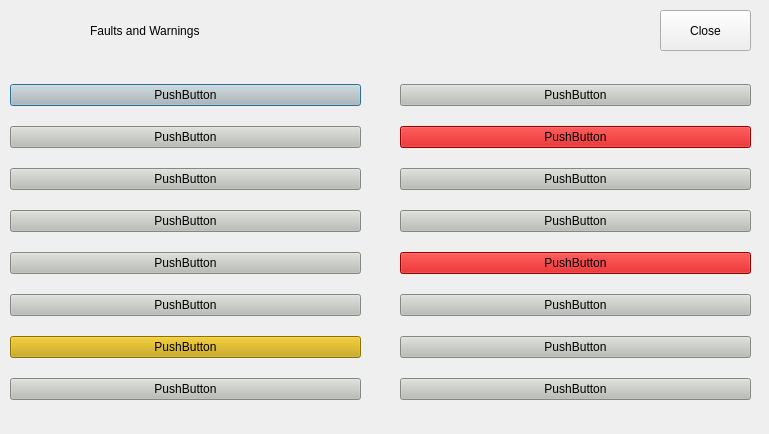
<?xml version="1.0" encoding="UTF-8"?>
<ui version="4.0">
 <class>FaultWindowDialog</class>
 <widget class="QDialog" name="FaultWindowDialog">
  <property name="windowModality">
   <enum>Qt::ApplicationModal</enum>
  </property>
  <property name="geometry">
   <rect>
    <x>0</x>
    <y>0</y>
    <width>769</width>
    <height>434</height>
   </rect>
  </property>
  <property name="windowTitle">
   <string/>
  </property>
  <property name="modal">
   <bool>true</bool>
  </property>
  <widget class="QLabel" name="l_faultlogo">
   <property name="geometry">
    <rect>
     <x>10</x>
     <y>0</y>
     <width>61</width>
     <height>71</height>
    </rect>
   </property>
   <property name="minimumSize">
    <size>
     <width>0</width>
     <height>0</height>
    </size>
   </property>
   <property name="styleSheet">
    <string notr="true">image: url(:/images/warning.png)</string>
   </property>
   <property name="text">
    <string/>
   </property>
  </widget>
  <widget class="QLabel" name="l_pagename">
   <property name="geometry">
    <rect>
     <x>90</x>
     <y>10</y>
     <width>291</width>
     <height>41</height>
    </rect>
   </property>
   <property name="contextMenuPolicy">
    <enum>Qt::PreventContextMenu</enum>
   </property>
   <property name="styleSheet">
    <string notr="true">font: 20pt &quot;Ubuntu&quot;;</string>
   </property>
   <property name="text">
    <string>Faults and Warnings</string>
   </property>
  </widget>
  <widget class="QWidget" name="verticalLayoutWidget">
   <property name="geometry">
    <rect>
     <x>10</x>
     <y>70</y>
     <width>351</width>
     <height>351</height>
    </rect>
   </property>
   <layout class="QVBoxLayout" name="verticalLayout">
    <item>
     <widget class="QPushButton" name="pushButton_2">
      <property name="styleSheet">
       <string notr="true">background-color: rgb(186, 189, 182)</string>
      </property>
      <property name="text">
       <string>PushButton</string>
      </property>
     </widget>
    </item>
    <item>
     <widget class="QPushButton" name="pushButton_4">
      <property name="styleSheet">
       <string notr="true">background-color: rgb(186, 189, 182)</string>
      </property>
      <property name="text">
       <string>PushButton</string>
      </property>
     </widget>
    </item>
    <item>
     <widget class="QPushButton" name="pushButton_6">
      <property name="styleSheet">
       <string notr="true">background-color: rgb(186, 189, 182)</string>
      </property>
      <property name="text">
       <string>PushButton</string>
      </property>
     </widget>
    </item>
    <item>
     <widget class="QPushButton" name="pushButton_7">
      <property name="styleSheet">
       <string notr="true">background-color: rgb(186, 189, 182)</string>
      </property>
      <property name="text">
       <string>PushButton</string>
      </property>
     </widget>
    </item>
    <item>
     <widget class="QPushButton" name="pushButton_5">
      <property name="styleSheet">
       <string notr="true">background-color: rgb(186, 189, 182)</string>
      </property>
      <property name="text">
       <string>PushButton</string>
      </property>
     </widget>
    </item>
    <item>
     <widget class="QPushButton" name="pushButton_9">
      <property name="styleSheet">
       <string notr="true">background-color: rgb(186, 189, 182)</string>
      </property>
      <property name="text">
       <string>PushButton</string>
      </property>
     </widget>
    </item>
    <item>
     <widget class="QPushButton" name="pushButton_8">
      <property name="styleSheet">
       <string notr="true">background-color: rgb(196, 160, 0)</string>
      </property>
      <property name="text">
       <string>PushButton</string>
      </property>
     </widget>
    </item>
    <item>
     <widget class="QPushButton" name="pushButton_3">
      <property name="styleSheet">
       <string notr="true">background-color: rgb(186, 189, 182)</string>
      </property>
      <property name="text">
       <string>PushButton</string>
      </property>
     </widget>
    </item>
   </layout>
  </widget>
  <widget class="QWidget" name="verticalLayoutWidget_2">
   <property name="geometry">
    <rect>
     <x>400</x>
     <y>70</y>
     <width>351</width>
     <height>351</height>
    </rect>
   </property>
   <layout class="QVBoxLayout" name="verticalLayout_2">
    <item>
     <widget class="QPushButton" name="pushButton_10">
      <property name="styleSheet">
       <string notr="true">background-color: rgb(186, 189, 182)</string>
      </property>
      <property name="text">
       <string>PushButton</string>
      </property>
     </widget>
    </item>
    <item>
     <widget class="QPushButton" name="pushButton_11">
      <property name="styleSheet">
       <string notr="true">background-color: rgb(204, 0, 0)</string>
      </property>
      <property name="text">
       <string>PushButton</string>
      </property>
     </widget>
    </item>
    <item>
     <widget class="QPushButton" name="pushButton_12">
      <property name="styleSheet">
       <string notr="true">background-color: rgb(186, 189, 182)</string>
      </property>
      <property name="text">
       <string>PushButton</string>
      </property>
     </widget>
    </item>
    <item>
     <widget class="QPushButton" name="pushButton_14">
      <property name="styleSheet">
       <string notr="true">background-color: rgb(186, 189, 182)</string>
      </property>
      <property name="text">
       <string>PushButton</string>
      </property>
     </widget>
    </item>
    <item>
     <widget class="QPushButton" name="pushButton_13">
      <property name="styleSheet">
       <string notr="true">background-color: rgb(204, 0, 0)</string>
      </property>
      <property name="text">
       <string>PushButton</string>
      </property>
     </widget>
    </item>
    <item>
     <widget class="QPushButton" name="pushButton_15">
      <property name="styleSheet">
       <string notr="true">background-color: rgb(186, 189, 182)</string>
      </property>
      <property name="text">
       <string>PushButton</string>
      </property>
     </widget>
    </item>
    <item>
     <widget class="QPushButton" name="pushButton_16">
      <property name="styleSheet">
       <string notr="true">background-color: rgb(186, 189, 182)</string>
      </property>
      <property name="text">
       <string>PushButton</string>
      </property>
     </widget>
    </item>
    <item>
     <widget class="QPushButton" name="pushButton_17">
      <property name="styleSheet">
       <string notr="true">background-color: rgb(186, 189, 182)</string>
      </property>
      <property name="text">
       <string>PushButton</string>
      </property>
     </widget>
    </item>
   </layout>
  </widget>
  <widget class="QPushButton" name="pushButton">
   <property name="geometry">
    <rect>
     <x>660</x>
     <y>10</y>
     <width>91</width>
     <height>41</height>
    </rect>
   </property>
   <property name="styleSheet">
    <string notr="true"/>
   </property>
   <property name="text">
    <string>Close</string>
   </property>
  </widget>
 </widget>
 <resources/>
 <connections/>
</ui>
